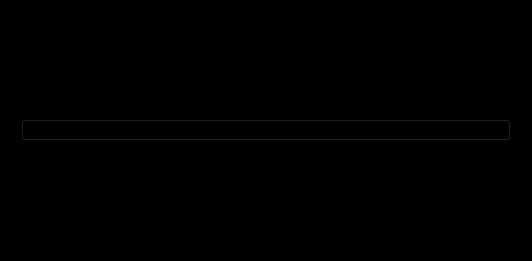
<?xml version="1.0" encoding="UTF-8"?>
<ui version="4.0">
 <class>DashBoardPage</class>
 <widget class="QWidget" name="DashBoardPage">
  <property name="geometry">
   <rect>
    <x>0</x>
    <y>0</y>
    <width>532</width>
    <height>261</height>
   </rect>
  </property>
  <property name="windowTitle">
   <string>Form</string>
  </property>
  <property name="styleSheet">
   <string notr="true">QWidget
{
background-color:#000000;
}</string>
  </property>
  <layout class="QHBoxLayout" name="horizontalLayout_3">
   <item>
    <widget class="QFrame" name="frame">
     <property name="frameShape">
      <enum>QFrame::StyledPanel</enum>
     </property>
     <property name="frameShadow">
      <enum>QFrame::Raised</enum>
     </property>
     <layout class="QHBoxLayout" name="horizontalLayout">
      <item>
       <layout class="QHBoxLayout" name="horizontalLayout_2">
        <item>
         <widget class="QPushButton" name="pushButton">
          <property name="text">
           <string>PushButton</string>
          </property>
         </widget>
        </item>
       </layout>
      </item>
     </layout>
    </widget>
   </item>
  </layout>
 </widget>
 <resources/>
 <connections/>
</ui>
